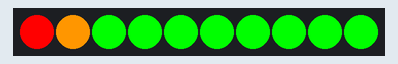
Simulated run of this sketch. Board: Arduino Uno, built with avr-gcc and run on an emulated ATmega328P. Shown: 10 RGB LEDs in strip order, left to right.

Above: at 0.1 s.
At 1.1 s:
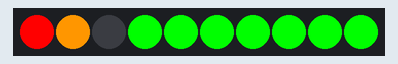
At 4.1 s:
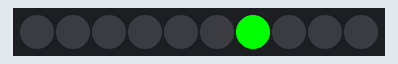
At 5.1 s:
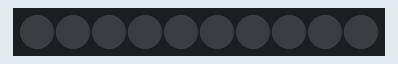

The sketch:

Toggle.ino
```cpp
/*
Grove LED Bar - Toggle Example
This example will show you how to use toggleLed() function of this library.
The function lets you set a single led to the opposite of it's current value.
*/

#include <Grove_LED_Bar.h>

Grove_LED_Bar bar(9, 8, 0);  // Clock pin, Data pin, Orientation

void setup()
{
  // nothing to initialize
  bar.begin();
}

void loop()
{
  // Start with all LEDs illuminated
  bar.setLevel(10);
  delay(1000);

  // Turn off LED 3
  bar.toggleLed(3);
  delay(1000);

  // Turn on LED 3
  bar.toggleLed(3);
  delay(1000);

  // Switch off all LEDs
  bar.setLevel(0);
  delay(1000);

  // Turn on LED 7
  bar.toggleLed(7);
  delay(1000);

  // Turn off LED 7
  bar.toggleLed(7);
  delay(1000);
}
```

Measured:
- by itself, everything shown: repeats every 6.0 s, in 6 steps
- what the display in image 1 shows lasts 1.0 s, from 1.0 s to 2.0 s
